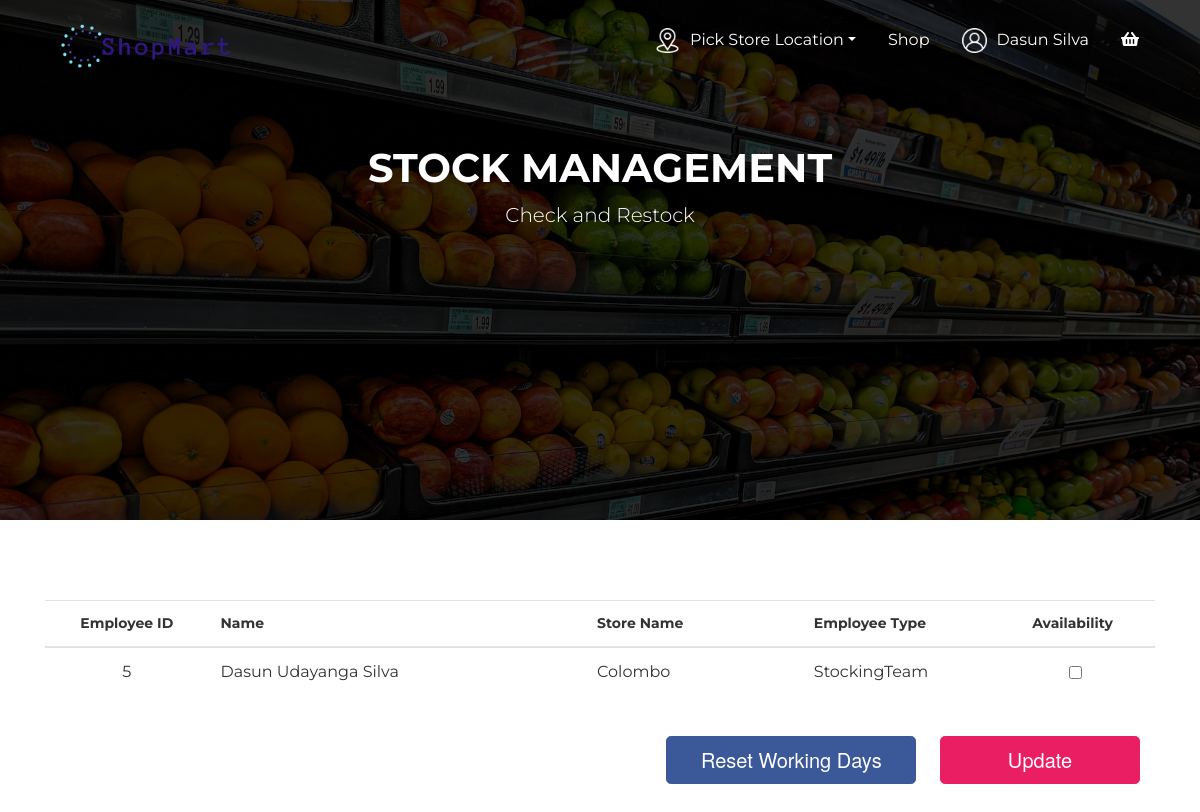
The page /empMark.php (signed in) on the database its author committed.
### tables this page shows
CREATE TABLE `employee` (
  `Employee_ID` int(11) NOT NULL,
  `EmployeePhoneNumber` varchar(15) DEFAULT NULL,
  `EmployeeAddress` varchar(50) NOT NULL,
  `FirstName` varchar(20) NOT NULL,
  `MiddleName` varchar(20) DEFAULT NULL,
  `LastName` varchar(20) NOT NULL,
  `storeID` int(11) DEFAULT NULL,
  `Username` varchar(255) NOT NULL,
  `Password` varchar(255) NOT NULL,
  `EmployeeType` varchar(30) NOT NULL,
  `EmployeeWorkingDays` int(11) NOT NULL
);

CREATE TABLE `store` (
  `storeID` int(11) NOT NULL,
  `storeName` varchar(20) NOT NULL
);

### empMark.php (the view, shortened to what this page needs)
<!DOCTYPE html>
<html>
<head>
    <link href="assets/fonts/sb-bistro/sb-bistro.css" rel="stylesheet" type="text/css">
    <link href="assets/fonts/font-awesome/font-awesome.css" rel="stylesheet" type="text/css">
    <link rel="stylesheet" type="text/css" media="all" href="assets/packages/bootstrap/bootstrap.css">
    <link rel="stylesheet" type="text/css" media="all" href="assets/packages/o2system-ui/o2system-ui.css">
    <link rel="stylesheet" type="text/css" media="all" href="assets/packages/owl-carousel/owl-carousel.css">
    <link rel="stylesheet" type="text/css" media="all" href="assets/packages/cloudzoom/cloudzoom.css">
    <link rel="stylesheet" type="text/css" media="all" href="assets/packages/thumbelina/thumbelina.css">
    <link rel="stylesheet" type="text/css" media="all" href="assets/packages/bootstrap-touchspin/bootstrap-touchspin.css">
    <link rel="stylesheet" type="text/css" media="all" href="assets/css/theme.css">
</head>
<body>
    <?php
        $host = "localhost";
        $username = "root";
        $password = "";
        $database = "shopmart";
        $conn = mysqli_connect($host, $username, $password, $database);
        $getEmployeeInfo = "SELECT Employee_ID, FirstName, MiddleName, LastName, storeID , EmployeeType, EmployeeWorkingDays FROM employee";
        $resultEmpInfo = mysqli_query($conn, $getEmployeeInfo);
    ?>
	<?php
    $UserName = isset($_SESSION['UserName']) ? $_SESSION['UserName'] : '';
    $FirstName = isset($_SESSION['FirstName']) ? $_SESSION['FirstName'] : '';
    $LastName = isset($_SESSION['LastName']) ? $_SESSION['LastName'] : '';
    $userRole = isset($_SESSION['userRole']) ? $_SESSION['userRole'] : '';
    ?>
    <div class="page-header">
        <nav class="navbar fixed-top navbar-expand-md navbar-dark bg-transparent" id="page-navigation">
            <div class="container">
                <a href="index.php" class="navbar-brand">
                    <img src="assets/img/logo_transparent.png" alt="">
                </a>
                <?php
                if(empty($UserName)){
                    echo '
                        <div class="collapse navbar-collapse" id="navbarcollapse">
                            <ul class="navbar-nav ml-auto">
                                <li class="nav-item">
                                    <a href="register.php" class="nav-link">Register</a>
                                </li>
                                <li class="nav-item">
                                    <a href="login.php" class="nav-link">Login</a>
                                </li>
                            </ul>
                        </div>';
                } else if($userRole == "Customer"){
                    echo '
                    <div class="collapse navbar-collapse" id="navbarcollapse">
                        <ul class="navbar-nav ml-auto">
                            <li class="nav-item dropdown">
                                <a class="nav-link location-toggle" href="#" id="navbarDropdown" role="button" data-toggle="dropdown" aria-haspopup="true" aria-expanded="false">
                                    <div class="location-img">
                                        <img src="assets/img/location.png">
                                        <p>Pick Store Location</p>
                                    </div>
                                </a>
                                <div class="dropdown-menu" aria-labelledby="navbarDropdown">';
                    echo       '</div>
                            </li>
                            <li class="nav-item">
                                <a href="shop.php" class="nav-link">Shop</a>
                            </li>
                            <li class="nav-item dropdown">
                                <a class="nav-link dropdown-toggles" href="javascript:void(0)" id="navbarDropdown" role="button" data-toggle="dropdown" aria-haspopup="true" aria-expanded="false" style = "display: flex; align-items:baseline;"  >
                                    <div style = "display:flex"><div class="avatar-header" style="margin-right: 10px;"><img src="assets/img/user.png"></div>';
                                    echo '<p> '. $FirstName . ' ' . $LastName . '</p></div>';
                                    echo '</a>
                                    <div class="dropdown-menu" aria-labelledby="navbarDropdown">
                                        <a class="dropdown-item" href="transaction.php">Transactions History</a>
                                        <a class="dropdown-item" href="setting.php">Settings</a>
                                        <a class="dropdown-item" href="logout.php">Logout</a>
                                    </div>
                                </li>
                                <li class="nav-item dropdown">
                                    <a href="javascript:void(0)" class="nav-link dropdown-toggles" data-toggle="dropdown" aria-haspopup="true" aria-expanded="false">
                                        <i class="fa fa-shopping-basket"></i> <span class="badge badge-primary"></span>
                                    </a>
                                    <div class="dropdown-menu shopping-cart">
                                        <ul>
                                            <li>
                                                <div class="drop-title">Your Cart</div>
                                            </li>
                                            <li>
                                                <div class="shopping-cart-list">';
                                echo '</div>
                                    </li>
                                    <li>
                                        <div class="drop-title d-flex justify-content-between">
                                            <span>Total:</span>';
                                echo '</div>
                                    </li>
                                    <li class="d-flex justify-content-between pl-3 pr-3 pt-3">
                                        <a href="cart.php" class="btn btn-secondary">View Cart</a>
                                        <a href="checkout.php" class="btn btn-primary">Checkout</a>
                                    </li>
                                </ul>
                                </div>
                                </li>
                                </ul>
                                </div>';
                }
                ?>
            </div>
        </nav>
    </div>
    <div id="page-content" class="page-content">
        <div class="banner">
            <div class="jumbotron jumbotron-bg text-center rounded-0 cover-img">
                <div class="container">
                    <h1 class="pt-5">
                        Stock Management
                    </h1>
                    <p class="lead">
                        Check and Restock
                    </p>
                </div>
            </div>
        </div>
        <section id="cart">
            <div class="container">
                <div class="row">
                    <div class="col-md-12">
                        <div class="table-responsive">
                            <form action="empMark.php" method="POST">
                                <table class="table">
                                    <thead>
                                        <tr>
                                            <th width="15%" style = "text-align:center;">Employee ID</th>
                                            <th width="35%">Name</th>
                                            <th width = "20%">Store Name</th>
                                            <th width="20%">Employee Type</th>
                                            <th width="10%">Availability</th>
                                            <th></th>
                                        </tr>
                                    </thead>
                                    <tbody>
                                        <?php
                                        if ($resultEmpInfo->num_rows > 0) {
                                            while ($row = $resultEmpInfo->fetch_assoc()) {
                                                $empId = $row['Employee_ID'];
                                                $firstName = $row['FirstName'];
                                                $middleName = $row['MiddleName'];
                                                $lastName = $row['LastName'];
                                                $storeID = $row['storeID'];
                                                $host = "localhost";
                                                $username = "root";
                                                $password = "";
                                                $database = "shopmart";
                                                $conn = mysqli_connect($host, $username, $password, $database);
                                                $getStoreName = "SELECT storeName from store WHERE storeID = '$storeID'";
                                                $storeNameResult = mysqli_query($conn, $getStoreName);
                                                $tempStoreName = mysqli_fetch_assoc($storeNameResult)['storeName'];
                                                $employeeType = $row['EmployeeType'];
                                                echo '<tr>';
                                                echo '<td style="vertical-align: middle; font-size: 16px; text-align:center;">';
                                                echo $empId;
                                                echo '</td>';
                                                echo '<td style="vertical-align: middle; font-size: 16px;">';
                                                echo $firstName . ' ' . $middleName . ' ' . $lastName . ' <br>';
                                                echo '<td style="vertical-align: middle; font-size: 16px;">';
                                                echo $tempStoreName;
                                                echo '</td>';
                                                echo '<td style="vertical-align: middle; font-size: 16px;">';
                                                echo $employeeType;
                                                echo '</td>';
                                                echo '<td style="vertical-align: middle;">';
                                                echo '<div class="form-group" style="margin-bottom: 0;">';
                                                echo '<input class="form-control" name="availability[' . $empId . ']" placeholder="" type="checkbox">';
                                                echo '</div>';
                                                echo '<td>';
                                                echo '</tr>';
                                            }
                                        }
                                        ?>
                                    </tbody>
                                </table>
                                <div class="col text-right total-div" style = "margin-top: 40px;">
                                    <button type="submit" name="reset" class="btn btn-lg btn-secondary" style = "margin-right: 20px; width: 250px;">Reset Working Days</button>
                                    <button type="submit" name = "update" class="btn btn-lg btn-primary" style = "width: 200px;">Update</button>
                                </div>
                            </form>
                        </div>
                    </div>
                </div>
            </div>
        </section>
</body>
</html>

### assets/packages/o2system-ui/o2system-ui.css (style rules this page uses)
.bg-transparent { background:transparent !important;box-shadow:none }
body { color:#333;font-size:14px;font-family:"Oxygen", "Helvetica Neue", Arial, sans-serif }
button,input,optgroup,select,textarea { font-family:"Oxygen", "Helvetica Neue", Arial, sans-serif }
a { text-decoration:none !important;outline:0 !important }
input,select,.btn,.form-control,.dropdown-menu,.input-group-text { font-size:0.8rem }
.btn-lg,.btn-group-lg>.btn,.form-control-lg { font-size:1.25rem }
.btn-primary { color:#FFF;background-color:#3783b5;border-color:#3783b5 }
.btn-secondary { color:#FFF;background-color:#3b5998;border-color:#3b5998 }
.jumbotron { padding:4rem }
.jumbotron.jumbotron-bg { background-size:cover;color:#FFF }

### assets/css/theme.css (style rules this page uses)
body { color: #333333; font-size: 14px; font-family: "Montserrat", "Helvetica Neue", Arial, sans-serif; background: #fff; }
h1, h2, h3, h4, h5, h6 { text-transform: uppercase !important; font-weight: 700 !important; }
.btn-primary { background: #E91E63; border-color: #E91E63; }
section { padding: 80px 0; }
.page-header .navbar .navbar-brand img { height: 70px; }
.page-header .navbar .navbar-nav .nav-link { color: #FFF; font-size: 1rem; padding-right: 1rem; padding-left: 1rem; }
.location-img { display: flex; flex-direction: row; }
.location-img img { width: 25px; height: 25px; overflow: hidden; display: inline; margin-right: 10px; }
.page-header .navbar .avatar-header { width: 25px; height: 25px; overflow: hidden; display: inline-table; }
.page-header .navbar .avatar-header img { width: 100%; height: auto; }
.avatar-header { margin-right: 5px; }
.cover-img { height: 65vh; background-image: linear-gradient(to right, rgba(0, 0, 0, 0.8), rgba(0, 0, 0, 0.8)), url(../img/cover.jpg); background-size: cover; }
.banner .jumbotron { margin-bottom: 0; }
.banner .jumbotron .container { position: relative; z-index: 5; }
.pt-5 { padding-top: 5rem !important; }
.location-toggle p::after { display: inline-block; width: 0; height: 0; margin-left: 0.255em; vertical-align: 0.255em; content: ""; border-top: 0.3em solid; border-right: 0.3em solid transparent; border-bottom: 0; border-left: 0.3em solid transparent; }

### rows shown on the page
employee: Employee_ID "5", FirstName "Dasun", MiddleName "Udayanga", LastName "Silva", storeID.storeName "Colombo", EmployeeType "StockingTeam"

### other values the page prints
$FirstName "Dasun"
$LastName "Silva"
